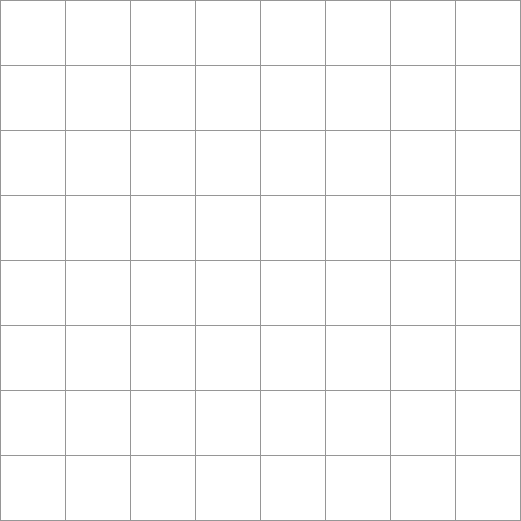
Frame 1 (no input)
Frame 60 (the mouse pressed at the canvas centre just before this capture): identical to frame 1, image omitted
Frame 120 (the mouse held since frame 60 and released just before this capture): identical to frame 1, image omitted

The Processing sketch that drew this single still picture (run headless with seeded random() and noise(); from frame 60 on, the mouse is pressed at the canvas centre):

// Processing sketch: ledeffects
// ── ledeffects.pde
final int MATRIX_WIDTH = 8;
final int MATRIX_HEIGHT = 8;
final int CELL_SIZE = 64;
final int CELL_PADDING = 1;

class RGB {
  public int _r = 0;
  public int _g = 0;
  public int _b = 0;

  RGB() { }
  RGB(int r, int g, int b) { init(r, g, b); }
  RGB(RGB led) {
    init(led._r, led._g, led._b);
  }

  void init(int r, int g, int b) {
    _r = r;
    _g = g;
    _b = b;
  }
};

class CellRGB {
  public RGB[] _rgbs;
  public PVector _pos;
  public color _color = 0xffffff;

  CellRGB() { this(new PVector(), new RGB()); }
  CellRGB(PVector pos) { this(pos, new RGB()); }
  CellRGB(PVector pos, RGB led) { this(pos, led, #ffffff); }
  CellRGB(PVector pos, RGB led, color clr) {
    _rgbs = new RGB[2];
    for (int i = 0; i < 2; ++i)
      _rgbs[i] = new RGB(led);
    _pos = pos;
    _color = clr;
  }

  void draw() {
    fill(_color);
    noStroke();
    rect(_pos.x * (CELL_SIZE + CELL_PADDING) - CELL_SIZE / 2 + CELL_PADDING + CELL_SIZE / 2,
         _pos.y * (CELL_SIZE + CELL_PADDING) - CELL_SIZE / 2 + CELL_PADDING + CELL_SIZE / 2,
         CELL_SIZE, CELL_SIZE);
  }
};

class Matrix {
  public CellRGB[] cells;

  Matrix() {
    cells = new CellRGB[MATRIX_WIDTH * MATRIX_HEIGHT];
    for (int i = 0; i < MATRIX_WIDTH * MATRIX_HEIGHT; ++i) {
      cells[i] = new CellRGB(new PVector(i % MATRIX_WIDTH, (int)(i / MATRIX_HEIGHT)));
    }
  }

  void draw() {
    for (int i = 0; i < MATRIX_WIDTH * MATRIX_HEIGHT; ++i) {
      cells[i].draw();
    }
  }
};

Matrix matrix;

void settings() {
  size(MATRIX_WIDTH * (CELL_SIZE + CELL_PADDING) + CELL_PADDING,
       MATRIX_HEIGHT * (CELL_SIZE + CELL_PADDING) + CELL_PADDING);
}

void setup() {
  background(150);
  
  matrix = new Matrix();
}

void draw() {
  matrix.draw();
}
